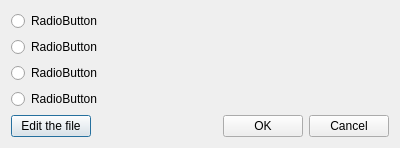
<?xml version="1.0" encoding="UTF-8"?>
<ui version="4.0">
 <class>EditGitIgnoreDialog</class>
 <widget class="QDialog" name="EditGitIgnoreDialog">
  <property name="geometry">
   <rect>
    <x>0</x>
    <y>0</y>
    <width>400</width>
    <height>137</height>
   </rect>
  </property>
  <property name="windowTitle">
   <string>Edit Git Ignore</string>
  </property>
  <layout class="QVBoxLayout" name="verticalLayout">
   <item>
    <widget class="QRadioButton" name="radioButton_1">
     <property name="text">
      <string>RadioButton</string>
     </property>
    </widget>
   </item>
   <item>
    <widget class="QRadioButton" name="radioButton_2">
     <property name="text">
      <string>RadioButton</string>
     </property>
    </widget>
   </item>
   <item>
    <widget class="QRadioButton" name="radioButton_3">
     <property name="text">
      <string>RadioButton</string>
     </property>
    </widget>
   </item>
   <item>
    <widget class="QRadioButton" name="radioButton_4">
     <property name="text">
      <string>RadioButton</string>
     </property>
    </widget>
   </item>
   <item>
    <spacer name="verticalSpacer">
     <property name="orientation">
      <enum>Qt::Vertical</enum>
     </property>
     <property name="sizeHint" stdset="0">
      <size>
       <width>20</width>
       <height>20</height>
      </size>
     </property>
    </spacer>
   </item>
   <item>
    <layout class="QHBoxLayout" name="horizontalLayout">
     <item>
      <widget class="QPushButton" name="pushButton_edit_file">
       <property name="text">
        <string>Edit the file</string>
       </property>
      </widget>
     </item>
     <item>
      <spacer name="horizontalSpacer">
       <property name="orientation">
        <enum>Qt::Horizontal</enum>
       </property>
       <property name="sizeHint" stdset="0">
        <size>
         <width>40</width>
         <height>20</height>
        </size>
       </property>
      </spacer>
     </item>
     <item>
      <widget class="QPushButton" name="pushButton_2">
       <property name="text">
        <string>OK</string>
       </property>
      </widget>
     </item>
     <item>
      <widget class="QPushButton" name="pushButton_3">
       <property name="text">
        <string>Cancel</string>
       </property>
      </widget>
     </item>
    </layout>
   </item>
  </layout>
 </widget>
 <tabstops>
  <tabstop>radioButton_1</tabstop>
  <tabstop>radioButton_2</tabstop>
  <tabstop>pushButton_edit_file</tabstop>
  <tabstop>pushButton_2</tabstop>
  <tabstop>pushButton_3</tabstop>
 </tabstops>
 <resources/>
 <connections>
  <connection>
   <sender>pushButton_2</sender>
   <signal>clicked()</signal>
   <receiver>EditGitIgnoreDialog</receiver>
   <slot>accept()</slot>
   <hints>
    <hint type="sourcelabel">
     <x>252</x>
     <y>69</y>
    </hint>
    <hint type="destinationlabel">
     <x>217</x>
     <y>72</y>
    </hint>
   </hints>
  </connection>
  <connection>
   <sender>pushButton_3</sender>
   <signal>clicked()</signal>
   <receiver>EditGitIgnoreDialog</receiver>
   <slot>reject()</slot>
   <hints>
    <hint type="sourcelabel">
     <x>355</x>
     <y>74</y>
    </hint>
    <hint type="destinationlabel">
     <x>395</x>
     <y>88</y>
    </hint>
   </hints>
  </connection>
 </connections>
</ui>
